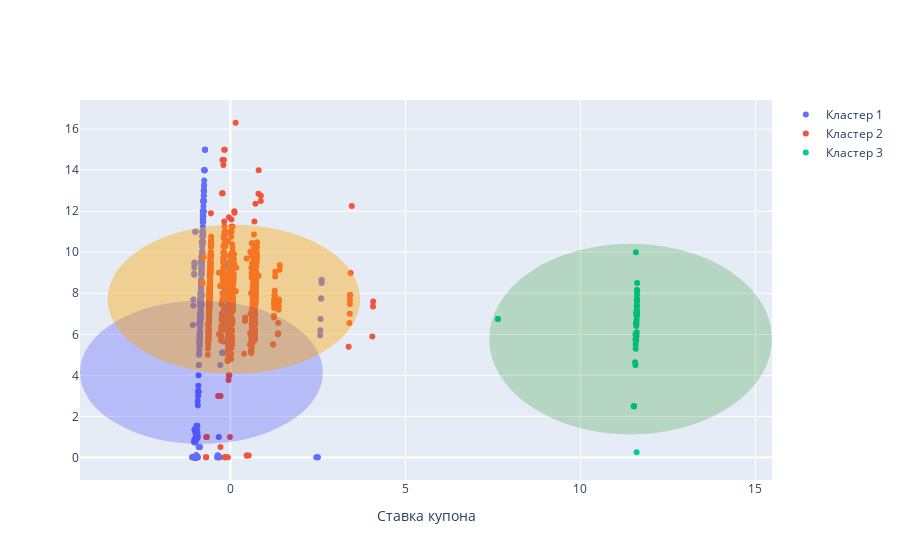

Here is the notebook cell this chart was saved with:
### Code cell
plotly_clustering_2()

### Figure 1 — Plotly figure (JSON) as saved in the notebook; plotly's stock layout.template omitted (floating-point values rounded to 4 significant figures; data arrays with more than 128 entries replaced by an {"elided": "..."} marker saying what was removed)
{"data": [{"mode": "markers", "name": "Кластер 1", "type": "scatter", "x": {"elided": "785 float values"}, "y": {"elided": "785 float values"}}, {"mode": "markers", "name": "Кластер 2", "type": "scatter", "x": {"elided": "918 float values"}, "y": {"elided": "918 float values"}}, {"mode": "markers", "name": "Кластер 3", "type": "scatter", "x": [7.643, 7.643, 11.6, 11.58, 11.6, 11.62, 11.61, 11.6, 11.61, 11.6, 11.62, 11.62, 11.61, 11.61, 11.61, 11.6, 11.61, 11.61, 11.62, 11.61, 11.61, 11.61, 11.61, 11.61, 11.6, 11.61, 11.57, 11.6, 11.59, 11.61, 11.61, 11.61, 11.61, 11.58, 11.59, 11.6, 11.57, 11.57, 11.56, 11.58, 11.6, 11.59, 11.61, 11.58, 11.62, 11.52, 11.53, 11.53, 11.53], "y": [6.75, 6.75, 7, 5.3, 6.4, 8.15, 7.6, 7, 7.05, 7, 8.5, 7.75, 7.4, 7.7, 7.1, 6.5, 6.9, 7.25, 7.95, 7.4, 7.65, 7.15, 7.7, 0.25, 6, 6.1, 4.5, 5.9, 5.7, 6.7, 7.1, 6.9, 7, 5.93, 6.46, 7.01, 5.74, 6.01, 4.64, 10, 6.573, 6.5, 6.9, 5.5, 8.16, 2.5, 2.5, 2.5, 2.5]}], "layout": {"shapes": [{"fillcolor": "blue", "line": {"color": "blue"}, "opacity": 0.2, "type": "circle", "x0": 2.613, "x1": -4.269, "xref": "x", "y0": 7.589, "y1": 0.7074, "yref": "y"}, {"fillcolor": "orange", "line": {"color": "orange"}, "opacity": 0.4, "type": "circle", "x0": 3.676, "x1": -3.482, "xref": "x", "y0": 11.29, "y1": 4.13, "yref": "y"}, {"fillcolor": "green", "line": {"color": "green"}, "opacity": 0.2, "type": "circle", "x0": 15.44, "x1": 7.422, "xref": "x", "y0": 10.37, "y1": 1.173, "yref": "y"}], "showlegend": true, "xaxis": {"title": {"text": "Ставка купона"}}}}
